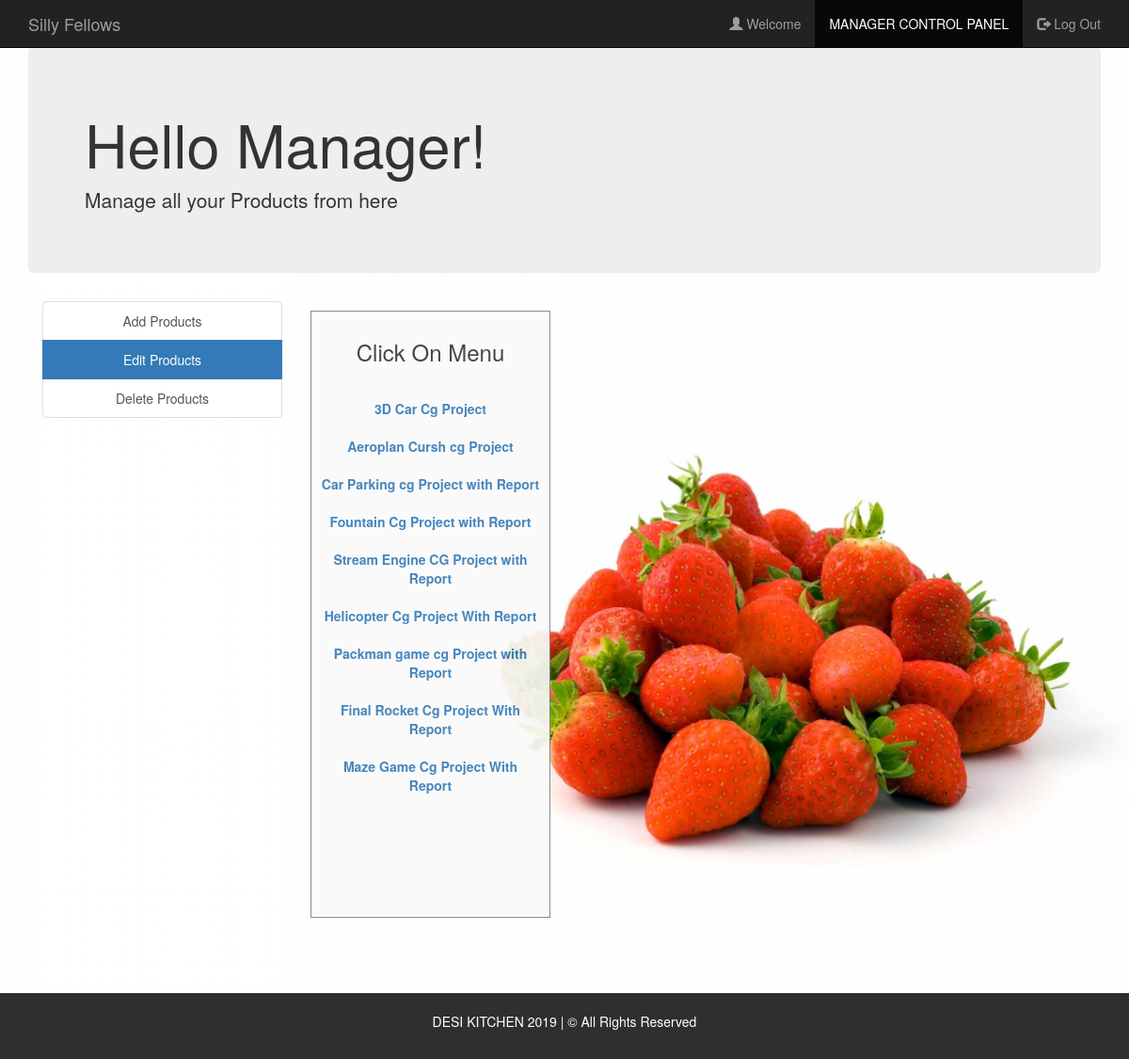
The page /edit_products.php (signed in) on the database its author committed.
### tables this page shows
CREATE TABLE IF NOT EXISTS `projects` (
`id` int(10) NOT NULL,
  `title` varchar(100) NOT NULL,
  `sub_cont` varchar(300) NOT NULL,
  `des` varchar(5000) NOT NULL,
  `price` int(50) NOT NULL,
  `download_link` varchar(1000) NOT NULL,
  `report_link` varchar(1000) NOT NULL,
  `image_link` varchar(550) NOT NULL,
  `date` date NOT NULL,
  `cat` varchar(100) NOT NULL
);

### edit_products.php (the view, shortened to what this page needs)
<?php
include('session_m.php');
?>
<!DOCTYPE html>
<html>
  <head>
  </head>
<link rel="stylesheet" type = "text/css" href ="admin/css/view_food_items.css">
  <link rel="stylesheet" type = "text/css" href ="admin/css/bootstrap.min.css">
  <link rel="stylesheet" type = "text/css" href ="admin/css/table.css">
  <body>
    <nav class="navbar navbar-inverse navbar-fixed-top navigation-clean-search" role="navigation">
      <div class="container">
        <div class="navbar-header">
          <a class="navbar-brand" href="#">Silly Fellows</a>
        </div>
        <div class="collapse navbar-collapse " id="myNavbar">
          <ul class="nav navbar-nav navbar-right">
            <li><a href="#"><span class="glyphicon glyphicon-user"></span> Welcome <?php echo $login_session; ?> </a></li>
            <li class="active"> <a href="managerlogin.php">MANAGER CONTROL PANEL</a></li>
            <li><a href="logout_m.php"><span class="glyphicon glyphicon-log-out"></span> Log Out </a></li>
          </ul>
        </div>
      </div>
    </nav>
<div class="container">
    <div class="jumbotron">
     <h1>Hello Manager! </h1>
     <p>Manage all your Products from here</p>
    </div>
    </div>
<div class="container">
    	<div class="col-xs-3" style="text-align: center;">
    	<div class="list-group">
    		<a href="add_Products.php" class="list-group-item ">Add Products</a>
    		<a href="edit_Products.php" class="list-group-item active">Edit Products</a>
    		<a href="delete_Product.php" class="list-group-item ">Delete Products</a>
    	</div>
    </div>
<div class="col-xs-3">
  <div class="form-area" style="padding: 10px 10px 110px 10px; ">
    <div style="text-align: center;">
      <h3>Click On Menu <br><br></h3>
    </div>
    <?php
    $query = mysqli_query($conn, "SELECT * FROM projects order by id ");
    while ($row = mysqli_fetch_array($query)) {
      ?>
      <div class="list-group" style="text-align: center;">
        <?php
      echo "<b><a href='edit_products.php?update= {$row['id']}'>{$row['title']}</a></b>";
        ?>
      </div>
    <?php
    }
    ?>
  </div>
</div>
</div>
  </body>
<br>
  <footer class="container-fluid bg-4 text-center">
  <br>
  <p> DESI KITCHEN 2019 | &copy All Rights Reserved </p>
  <br>
  </footer>
</html>

### admin/css/view_food_items.css (style rules this page uses)
body,html { height: 100%; }
body { padding-top: 50px; background-image: url('headerimg2.jpg'); background-repeat: repeat; background-size: 100%; }
.bg-4 { background-color: #2f2f2f; color: #ffffff; }
footer { display: block; }
.form-area { background-color: #FAFAFA; padding: 10px 40px 60px; margin: 10px 0px 60px; border: 1px solid GREY; opacity:0.9; }

### rows shown on the page
projects: title "3D Car Cg Project"
projects: title "Aeroplan Cursh cg Project"
projects: title "Car Parking cg Project with Report"
projects: title "Fountain Cg Project with Report"
projects: title "Stream Engine CG Project with Report"
projects: title "Helicopter Cg Project With Report"
projects: title "Packman game cg Project with Report"
projects: title "Final Rocket Cg Project With Report"
projects: title "Maze Game Cg Project With Report"
